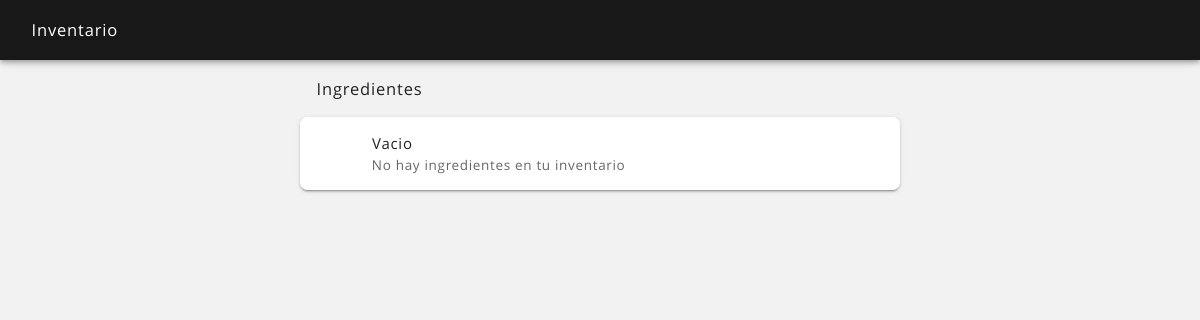
Page /inventario_ver.php (signed in) on the earlier database version.
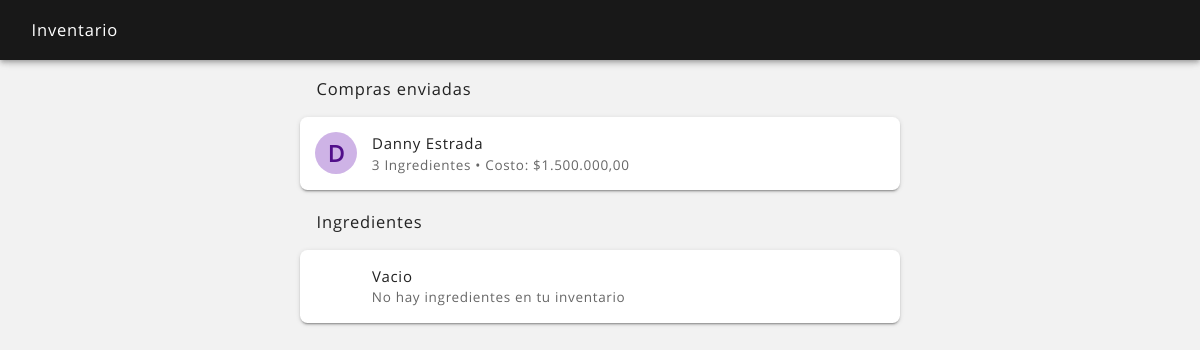
Same page on the later database version.
### tables this page shows
CREATE TABLE `compra` (
  `compra_id` int(11) NOT NULL,
  `fecha_alta` datetime NOT NULL,
  `fecha_mod` datetime NOT NULL,
  `fecha_baja` datetime NOT NULL,
  `usuario_alta` int(11) NOT NULL,
  `usuario_mod` int(11) NOT NULL,
  `usuario_baja` int(11) NOT NULL,
  `estado` text NOT NULL,
  `valor` text NOT NULL,
  `observacion_envio` text NOT NULL,
  `observacion_recepcion` text NOT NULL,
  `destino` int(11) NOT NULL
);

CREATE TABLE `usuario` (
  `usuario_id` int(11) NOT NULL,
  `fecha_alta` datetime NOT NULL,
  `fecha_mod` datetime NOT NULL,
  `fecha_baja` datetime NOT NULL,
  `usuario_alta` int(11) NOT NULL,
  `usuario_mod` int(11) NOT NULL,
  `usuario_baja` int(11) NOT NULL,
  `estado` text NOT NULL,
  `nombres` text NOT NULL,
  `apellidos` text NOT NULL,
  `documento_tipo` text NOT NULL,
  `documento_numero` text NOT NULL,
  `tipo` text NOT NULL,
  `correo` text NOT NULL,
  `contrasena` text NOT NULL,
  `telefono` text NOT NULL,
  `direccion` text NOT NULL,
  `fecha_nacimiento` date NOT NULL,
  `imagen` text NOT NULL,
  `imagen_nombre` text NOT NULL,
  `local_id` int(11) NOT NULL
);

### sis/variables_sesion.php (called while the page is built, shortened)
<?php
$sesion_id = $_SESSION['id'];
$correo = $_SESSION['correo'];
?>
<?php
$consulta = $conexion->query("SELECT * FROM usuario WHERE usuario_id = $sesion_id and estado = 'activo'");
if ($consulta->num_rows == 0)
{
    session_unset();
    session_destroy();
    header("location:logueo.php?caso=4&correo=$correo");
}
else
{
    while ($fila = $consulta->fetch_assoc())
    {
        $sesion_local_id = $fila['local_id'];
    }
}
?>

### sis/avatar_color.php (called while the page is built)
<?php
$pla = ord(strtolower($avatar_nombre[0]));
$ula = ord(substr($avatar_nombre, -1));
$lca = strlen($avatar_nombre);
$sca = $pla + $ula + $lca + $avatar_id;
$sca = $sca << 5;
$ab_hue = $sca;
$ab_sat = "50%";
$ab_lig = "80%";
$at_hue = $sca;
$at_sat = "80%";
$at_lig = "30%";
?>

### inventario_ver.php (the view, shortened to what the changed rows need)
<?php
include ("sis/nombre_sesion.php");
?>
<?php
include ("sis/variables_sesion.php");
?>
<?php
if(isset($_POST['body_snack'])) $body_snack = $_POST['body_snack']; elseif(isset($_GET['body_snack'])) $body_snack = $_GET['body_snack']; else $body_snack = null;
?>
<!DOCTYPE html>
<html lang="es">
<head>
    <?php
    include ("partes/head.php");
    ?>
</head>
<body <?php echo $body_snack; ?>>
<header class="rdm-toolbar--contenedor">
    <div class="rdm-toolbar--fila">
        <div class="rdm-toolbar--izquierda">
            <h2 class="rdm-toolbar--titulo">Inventario</h2>
        </div>
    </div>
</header>
<main class="rdm--contenedor-toolbar">
    <?php
    $consulta = $conexion->query("SELECT * FROM compra WHERE estado = 'enviado' and destino = '$sesion_local_id' ORDER BY fecha_alta");
    if ($consulta->num_rows == 0)
    {
        ?>
        <?php
    }
    else
    {
        ?>
        <h2 class="rdm-lista--titulo-largo">Compras enviadas</h2>
        <section class="rdm-lista">
        <?php
        while ($fila = $consulta->fetch_assoc())
        {
            $compra_id = $fila['compra_id'];
            $usuario_alta = $fila['usuario_alta'];
            $consulta_usuario = $conexion->query("SELECT * FROM usuario WHERE usuario_id = '$usuario_alta'");
            if ($fila = $consulta_usuario->fetch_assoc())
            {
                $nombres = $fila['nombres'];
                $apellidos = $fila['apellidos'];
                $enviado_por = "$nombres $apellidos";
            }
            else
            {
                $enviado_por = "";
            }
            $consulta_ingredientes = $conexion->query("SELECT * FROM compra_ingrediente WHERE compra_id = '$compra_id'");
            $total_ingredientes = $consulta_ingredientes->num_rows;
            $consulta_costo = $conexion->query("SELECT * FROM compra_ingrediente WHERE compra_id = '$compra_id' ORDER BY fecha_alta DESC");
            if ($consulta_costo->num_rows != 0)
            {
                $composicion_costo = 0;
                while ($fila = $consulta_costo->fetch_assoc())
                {
                    $cantidad_enviada = $fila['cantidad_enviada'];
                    $ingrediente_id = $fila['ingrediente_id'];
                    $consulta2 = $conexion->query("SELECT * FROM ingrediente WHERE ingrediente_id = $ingrediente_id");
                    if ($filas2 = $consulta2->fetch_assoc())
                    {
                        $costo_unidad_compra_c = $filas2['costo_unidad_compra'];
                    }
                    else
                    {
                        $unidad_compra_c = "unid";
                        $costo_unidad_compra_c = 0;
                    }
                    $ingrediente_costo = $costo_unidad_compra_c * $cantidad_enviada;
                    $composicion_costo = $composicion_costo + $ingrediente_costo;
                }
                $costo_valor = $composicion_costo;
            }
            else
            {
                $costo_valor = 0;
            }
            $avatar_id = $compra_id;
            $avatar_nombre = "$enviado_por";
            include ("sis/avatar_color.php");
            $imagen = '<div class="rdm-lista--avatar-color" style="background-color: hsl('.$ab_hue.', '.$ab_sat.', '.$ab_lig.'); color: hsl('.$at_hue.', '.$at_sat.', '.$at_lig.');"><span class="rdm-lista--avatar-texto">'.strtoupper(substr($avatar_nombre, 0, 1)).'</span></div>';
            ?>
            <a href="inventario_recibir.php?compra_id=<?php echo($compra_id) ?>">
                <article class="rdm-lista--item-doble">
                    <div class="rdm-lista--izquierda">
                        <div class="rdm-lista--contenedor">
                            <?php echo "$imagen"; ?>
                        </div>
                        <div class="rdm-lista--contenedor">
                            <h2 class="rdm-lista--titulo"><?php echo ucwords("$enviado_por"); ?></h2>
                            <h2 class="rdm-lista--texto-secundario"><?php echo ($total_ingredientes); ?> Ingredientes  •  Costo: $<?php echo number_format($costo_valor, 2, ",", "."); ?></h2>
                        </div>
                    </div>
                </article>
            </a>
        <?php
        }
        ?>
        </section>
    <?php
    }
    ?>
    <?php
    $consulta = $conexion->query("SELECT * FROM inventario WHERE local_id = '$sesion_local_id'");
    if ($consulta->num_rows == 0)
    {
        ?>
        <h2 class="rdm-lista--titulo-largo">Ingredientes</h2>
        <section class="rdm-lista">
            <article class="rdm-lista--item-doble">
                <div class="rdm-lista--izquierda">
                    <div class="rdm-lista--contenedor">
                        <h2 class="rdm-lista--titulo">Vacio</h2>
                        <h2 class="rdm-lista--texto-secundario">No hay ingredientes en tu inventario</h2>
                    </div>
                </div>
            </article>
        </section>
    <?php
    }
    ?>
</main>
</body>
</html>

Differences in the rows shown:
added compra: usuario.nombres+apellidos "D", usuario.nombres+apellidos "Danny Estrada", total_ingredientes "3", costo_valor "1.500.000,00"
Other differences:
text now shown: "Compras enviadas"
